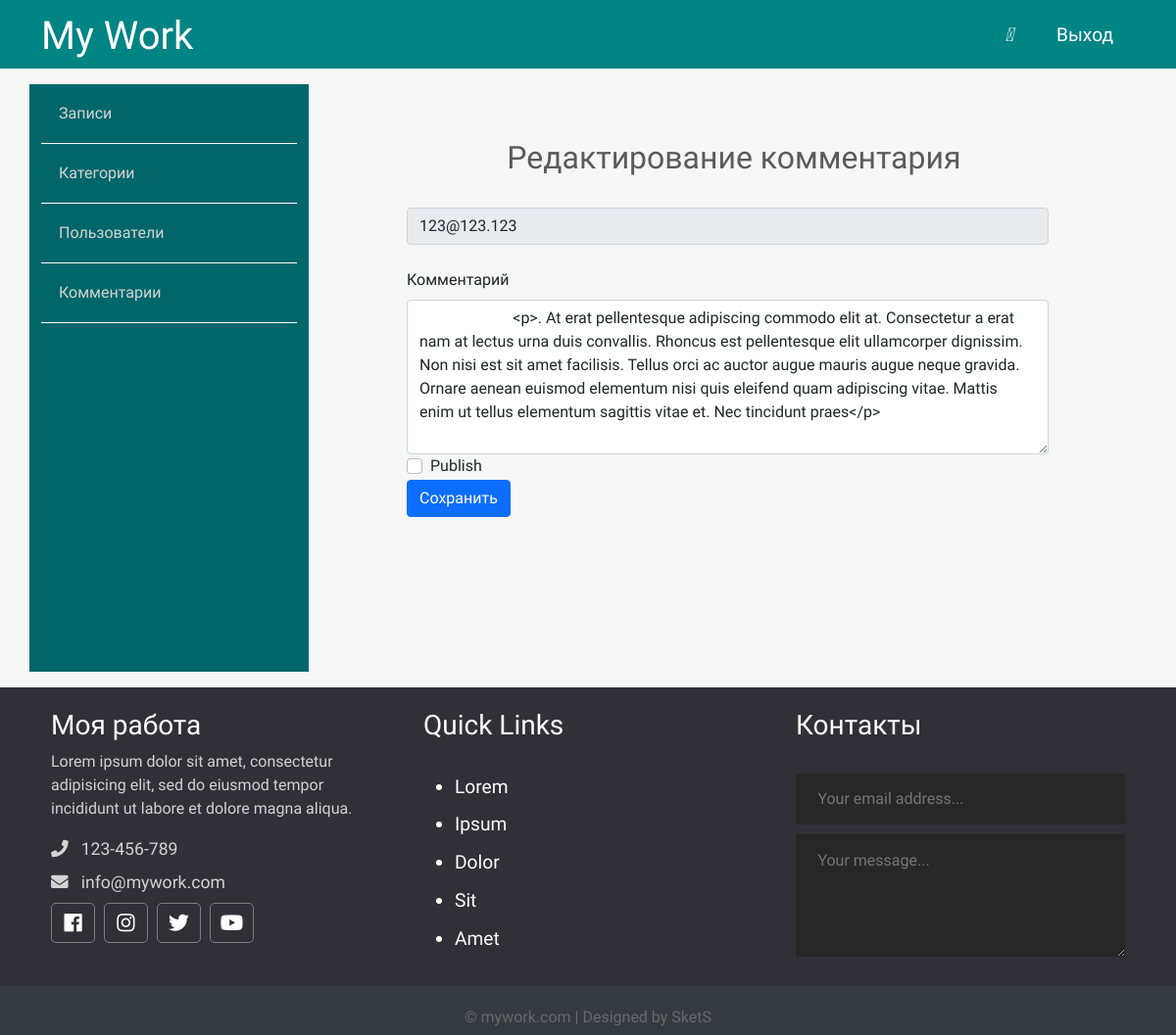
The page /admin/comments/edit.php?id=29 on the database its author committed.
### tables this page shows
CREATE TABLE `comments` (
  `id` int(12) NOT NULL,
  `status` tinyint(4) NOT NULL DEFAULT '0',
  `page` int(10) NOT NULL,
  `email` varchar(110) NOT NULL,
  `comment` text NOT NULL,
  `created_date` datetime NOT NULL DEFAULT CURRENT_TIMESTAMP
);

### app/database/db.php (called while the page is built, shortened)
<?php
require 'connect.php';
function dbCheckError($query){
    $errInfo = $query->errorInfo();
    return true;
}
function selectOne($table, $params = []){
    global $pdo;
    $sql = "SELECT * FROM $table";
    if(!empty($params)){
        $i = 0;
        foreach ($params as $key => $value){
            if ($i === 0){
                $sql = $sql . " WHERE $key=$value";
            }else{
                $sql = $sql . " AND $key=$value";
            }
            $i++;
        }
    }
    $query = $pdo->prepare($sql);
    $query->execute();
    return $query->fetch();
}

### app/controllers/commentaries.php (called while the page is built, shortened)
<?php
include_once SITE_ROOT . "/app/database/db.php";
if($_SERVER['REQUEST_METHOD'] === 'GET' && isset($_GET['id'])){
    $oneComment = selectOne('comments', ['id' => $_GET['id']]);
    $email =  $oneComment['email'];
    $text1 = $oneComment['comment'];
    $pub = $oneComment['status'];
}

### admin/comments/edit.php (the view, shortened to what this page needs)
<?php
include "../../app/controllers/commentaries.php";
?>
<!doctype html>
<html lang="ru">
<head>
    <link href="https://cdn.jsdelivr.net/npm/bootstrap@5.0.0-beta2/dist/css/bootstrap.min.css" rel="stylesheet">
    <link rel="stylesheet" href="https://use.fontawesome.com/releases/v5.7.2/css/all.css"
>
    <link rel="stylesheet" href="../../assets/css/admin.css">
</head>
<body>
<?php include("../../app/include/header-admin.php"); ?>
<div class="container">
    <?php include "../../app/include/sidebar-admin.php"; ?>
    <div class="posts col-9">
        <div class="row title-table">
            <h2>Редактирование комментария</h2>
        </div>
        <div class="row add-post">
            <div class="mb-12 col-12 col-md-12 err">
            </div>
            <form action="edit.php" method="post">
                <div class="col mb-4">
                    <input value="<?=$email?>" name="title" type="text" disabled class="form-control" placeholder="Title" aria-label="Название статьи">
                </div>
                <div class="col">
                    <label for="editor" class="form-label">Комментарий</label>
                    <textarea name="content" id="editor" class="form-control" rows="6">
                        <?=$text1?>
                    </textarea>
                </div>
                <div class="form-check">
                    <?php if($pub) $checked = "checked"; else $checked = "";?>
                        <input name="publish" class="form-check-input" type="checkbox" id="flexCheckChecked" <?=$checked;?> >
                        <label class="form-check-label" for="flexCheckChecked">
                            Publish
                        </label>
                </div>
                <div class="col col-6">
                    <button name="edit_comment" class="btn btn-primary" type="submit">Сохранить</button>
                </div>
            </form>
        </div>
    </div>
</div>
</div>
<?php include("../../app/include/footer.php"); ?>
</body>
</html>

### assets/css/admin.css (style rules this page uses)
* { font-family: 'Comfortaa', cursive; }
html, h1, h2, h3, h4, h5, h6 { color: #5c5b5b; }
body { background: #f6f6f6; }
.posts { height: 100%; padding: 40px 100px 100px; }
.posts h2 { text-align: center; margin: 2rem 0 0 0.4rem; }
.add-post .err { padding: 1rem 0; color: #A52A2A; }

### rows shown on the page
comments: title "123@123.123", content "<p>. At erat pellentesque adipiscing commodo elit at. Consectetur a erat nam at lectus urna duis convallis. Rhoncus est pellentesque elit ullamcorper dignissim. Non nisi est sit amet facilisis. Tellus orci ac auctor augue mauris augue neque gravida. Ornare aenean euismod elementum nisi quis eleifend quam adipiscing vitae. Mattis enim ut tellus elementum sagittis vitae et. Nec tincidunt praes</p>"
